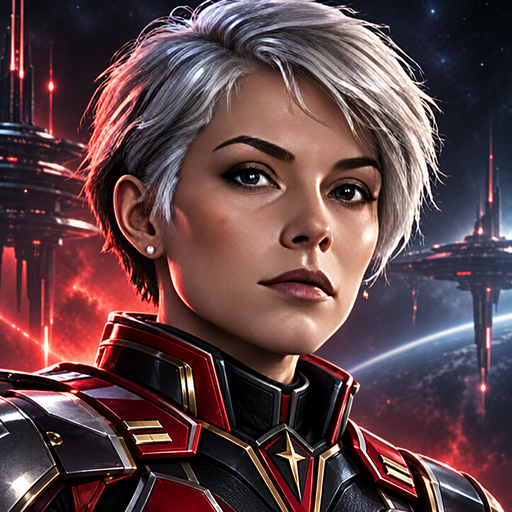
#> input picture public/avatars/kaia_expansion_neutral.png, 512 x 512 px, found by its file name; its folder holds 4 pictures in this run
$ python create_ascension_treatments.py
#> lines starting #> are read from the running program, lines starting #| are printed output that depends on the picture
#!/usr/bin/env python3
"""Produce individually identifiable Ascension portrait composites from the Expansion masters.
These are era treatments, not separately painted costumes or AI-generated facial variants.
Preserves facial identity, no generated labels embedded in avatar art.
"""
from pathlib import Path
from PIL import Image, ImageDraw, ImageFilter, ImageEnhance
import math

root=Path(__file__).resolve().parents[1]
folder=root/'public/art/avatars'
palette={
'kaia':((248,93,100),(254,215,132),'admiral'),
'zibzob':((92,237,144),(255,217,112),'engineer'),
'oolu':((253,134,222),(181,252,250),'coral'),
'vex':((71,240,237),(249,185,107),'smuggler'),
'pyrrhus':((255,136,52),(255,228,124),'plasma'),
'nim':((176,124,255),(118,234,255),'science'),
'skrill':((73,169,254),(147,246,243),'jewelled'),
'bramble':((246,211,81),(131,246,132),'botanical'),
}
W=512

def rgba(t,a): return (*t,a)
def polyline(d,coords,fill,width=2): d.line(coords,fill=fill,width=width,joint='curve')

def make(name):
#> called with name = 'kaia'
    main,gold,kind=palette[name]
    src=folder/f'{name}_expansion_neutral.png'
    base=Image.open(src).convert('RGB')
#> base is the input picture: PIL image 512x512 RGB; mean R, G, B 94.9, 66.7, 69.9
    base=ImageEnhance.Contrast(base).enhance(1.07)
    base=ImageEnhance.Color(base).enhance(1.11)
    # Atmospheric gradation: bright upper arcs, vignette around corners.
    grad=Image.new('RGBA',(W,W)); px=grad.load()
#> after `grad = Image.new('RGBA', (W, W))`: grad: PIL image 512x512 RGBA; every value is 0
    for y in range(W):
      for x in range(W):
        r=((x-256)**2+(y-230)**2)**0.5
        edge=max(0,min(1,(r-170)/240))
        px[x,y]=(9,13,34,int(edge*112))
    base=Image.alpha_composite(base.convert('RGBA'),grad)
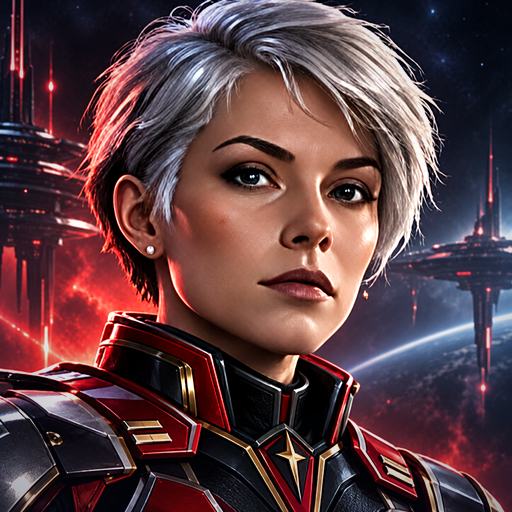
#> base: PIL image 512x512 RGBA; mean R, G, B, A 91.5, 61.5, 66.2, 255
    # Soft, carefully placed energy reflections at the outer sides.
    light=Image.new('RGBA',(W,W)); ld=ImageDraw.Draw(light)
    for cx,cy,col in [(40,130,main),(480,105,gold),(490,390,main)]:
        ld.ellipse((cx-45,cy-45,cx+45,cy+45),fill=rgba(col,85))
    light=light.filter(ImageFilter.GaussianBlur(64))
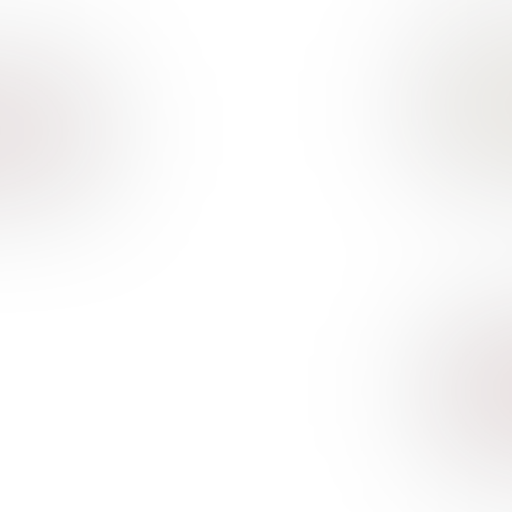
#> light: PIL image 512x512 RGBA; mean R, G, B, A 15.8, 8.4, 7, 5.4; transparent parts drawn white
    base=Image.alpha_composite(base,light)
    # Celestial rings around head (draw partial arcs in the upper corners).
    fx=Image.new('RGBA',(W,W)); d=ImageDraw.Draw(fx)
    rings=[(13,15,499,508,rgba(main,65),2),(33,30,479,487,rgba(gold,120),2),(50,54,462,476,rgba(main,125),2)]
    for idx,(a,b,c,e,color,width) in enumerate(rings):
        d.arc((a,b,c,e),190,270,fill=color,width=width)
        d.arc((a,b,c,e),282,342,fill=color,width=width)
        d.arc((a,b,c,e),12,68,fill=color,width=width)
        d.arc((a,b,c,e),96,165,fill=color,width=width)
    # Geometric ornaments occupy outside edges, never cover the face.
    for xx,direction in ((22,1),(490,-1)):
        polyline(d,[(xx,100),(xx,55),(xx+22*direction,34),(xx+65*direction,34)],rgba(main,190),3)
        polyline(d,[(xx,404),(xx,454),(xx+22*direction,479),(xx+69*direction,479)],rgba(gold,190),3)
        for yy in (142,176,210,244,278,312):
            rr=2 if yy%4 else 3
            d.ellipse((xx-rr,yy-rr,xx+rr,yy+rr),fill=rgba(main,115))
    # Unique Ascension accents, visually linked to each lore-defined era transformation.
    def dot(x,y,r,c): d.ellipse((x-r,y-r,x+r,y+r),fill=c)
    def star(x,y,r,col):
        pts=[(x,y-r),(x+4,y-4),(x+r,y),(x+4,y+4),(x,y+r),(x-4,y+4),(x-r,y),(x-4,y-4)]
        d.polygon(pts,fill=col)
    # Crownlike radial marks along the perimeter; not on the forehead.
    if kind=='admiral':
        for x,y in [(90,82),(130,45),(379,45),(418,82)]: star(x,y,10,rgba(gold,205))
        polyline(d,[(22,400),(56,372),(93,388),(113,425)],rgba(gold,150),3)
    elif kind=='engineer':
        for x,y in [(99,82),(412,70),(445,360)]:
            d.ellipse((x-13,y-13,x+13,y+13),outline=rgba(gold,210),width=3)
            for j in range(8):
                t=j*math.pi/4;dot(x+19*math.cos(t),y+19*math.sin(t),3,rgba(main,200))
    elif kind=='coral':
        for x,y in [(95,70),(145,35),(375,40),(427,80)]:
            for a in (30,90,150):
                polyline(d,[(x,y),(x+15*math.cos(math.radians(a)),y-17)],rgba(gold,195),2)
            dot(x,y,4,rgba(gold,215))
    elif kind=='smuggler':
        for x,y in [(100,75),(420,75),(441,351)]:
            d.arc((x-21,y-11,x+21,y+11),230,560,fill=rgba(main,190),width=3)
            dot(x+20,y,4,rgba(gold,210))
    elif kind=='plasma':
        for x,y in [(86,83),(419,70),(448,310)]:
            polyline(d,[(x+2,y+24),(x-7,y+7),(x,y-24),(x+12,y+1),(x+5,y+9)],rgba(main,235),4)
            dot(x+1,y+7,5,rgba(gold,175))
    elif kind=='science':
        for x,y in [(95,73),(421,77),(447,369)]:
            pts=[(x+17*math.cos(j*math.pi/3),y+17*math.sin(j*math.pi/3)) for j in range(6)]
            d.polygon(pts,outline=rgba(main,190),width=2)
            dot(x,y,5,rgba(gold,220))
    elif kind=='jewelled':
        for x,y in [(91,80),(416,72),(454,347)]:
            d.polygon([(x,y-16),(x+11,y),(x,y+16),(x-11,y)],fill=rgba(main,160),outline=rgba(gold,210),width=2)
            star(x,y,5,rgba(gold,225))
    elif kind=='botanical':
        for x,y in [(95,78),(418,79),(445,347)]:
            for a in range(0,360,60):
                xx=x+10*math.cos(math.radians(a));yy=y+10*math.sin(math.radians(a))
                d.ellipse((xx-6,yy-4,xx+6,yy+4),fill=rgba(gold,170))
            dot(x,y,5,rgba(main,220))
    # Four-corner flares, and translucent border to match the Ascension tech design.
    for xx,yy in [(32,27),(480,27),(30,485),(482,485)]:star(xx,yy,6,rgba(gold,180))
    d.rounded_rectangle((6,6,505,505),radius=14,outline=rgba(gold,135),width=2)
    d.rounded_rectangle((12,12,499,499),radius=12,outline=rgba(main,140),width=2)
    gl=fx.filter(ImageFilter.GaussianBlur(9))
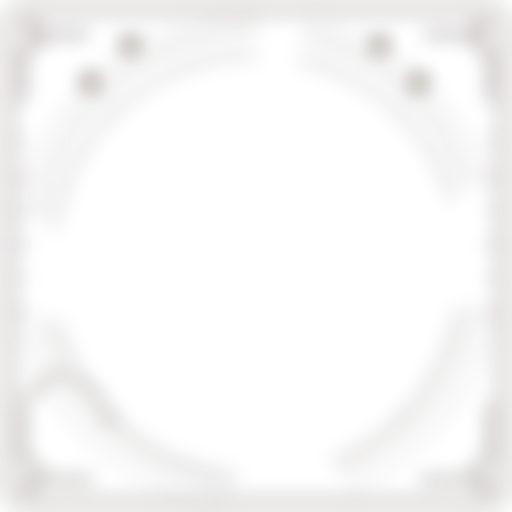
#> gl: PIL image 512x512 RGBA; mean R, G, B, A 15.5, 9.3, 7.1, 8.3; transparent parts drawn white
    gl.putalpha(gl.getchannel('A').point(lambda a: int(a*.48)))
    base=Image.alpha_composite(base,gl)
    base=Image.alpha_composite(base,fx)
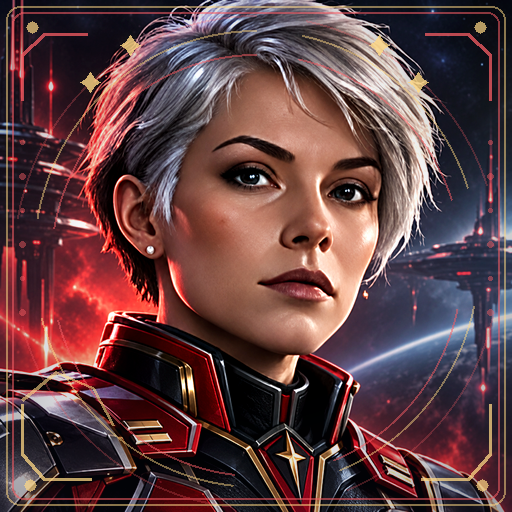
#> base: PIL image 512x512 RGBA; mean R, G, B, A 96.7, 64.2, 66.5, 255
    out=folder/f'{name}_ascension_neutral.png'
    base.convert('RGB').save(out,optimize=True)
    return out

if __name__=='__main__':
#> (the run stopped early here; a loop or call above may not have finished)
